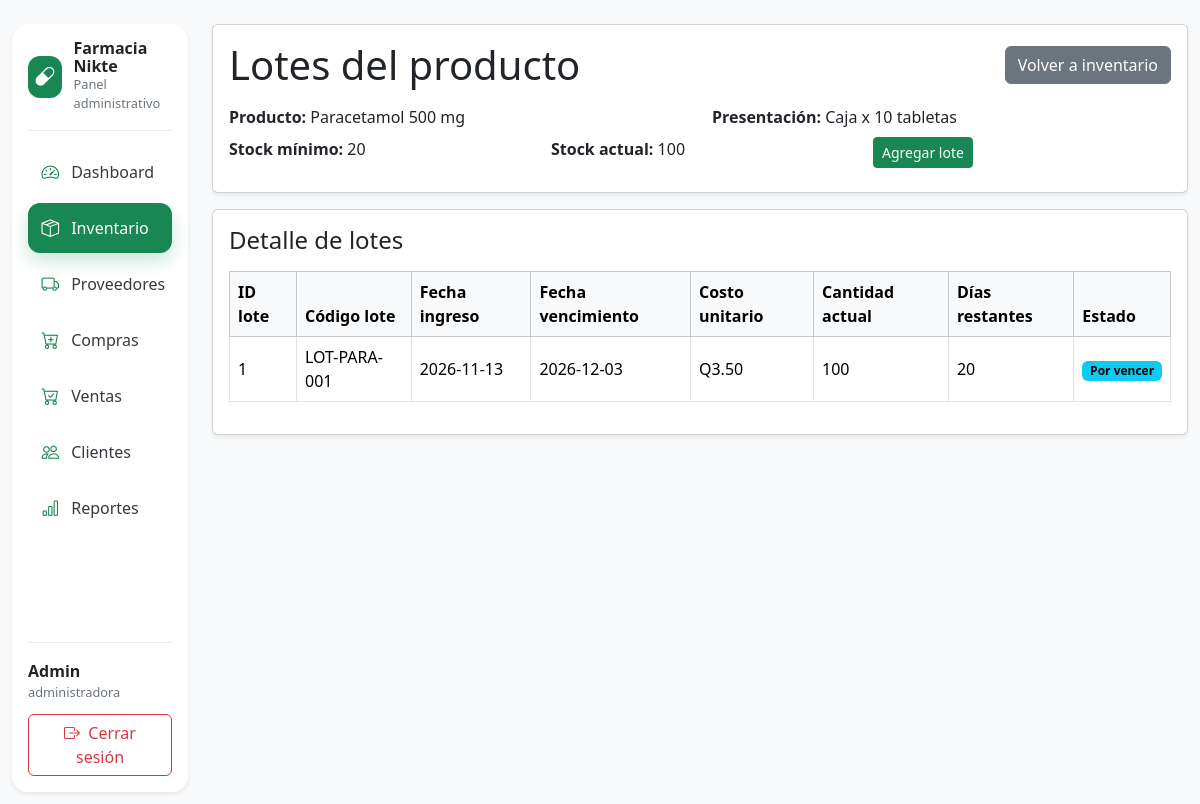
The page /modules/lotes/index.php?id_producto=1 (signed in) on the database its author committed.
### tables this page shows
CREATE TABLE Producto (
    id_producto INT AUTO_INCREMENT PRIMARY KEY,
    nombre VARCHAR(100) NOT NULL,
    descripcion TEXT,
    presentacion VARCHAR(50),
    precio_venta DECIMAL(10,2) NOT NULL,
    stock_minimo INT NOT NULL DEFAULT 0,
    requiere_receta BOOLEAN NOT NULL DEFAULT FALSE,
    uso_terapeutico VARCHAR(150)
);

CREATE TABLE Lote (
    id_lote INT AUTO_INCREMENT PRIMARY KEY,
    codigo_lote VARCHAR(50) NOT NULL UNIQUE,
    id_producto INT NOT NULL,
    fecha_vencimiento DATE NOT NULL,
    costo_unitario DECIMAL(10,2) NOT NULL,
    cantidad_actual INT NOT NULL,
    fecha_ingreso DATE NOT NULL,
    CONSTRAINT fk_lote_producto
        FOREIGN KEY (id_producto) REFERENCES Producto(id_producto)
        ON UPDATE CASCADE
        ON DELETE RESTRICT
);

### includes/session.php (called while the page is built, shortened)
<?php
function currentUserName(): string
{
    return $_SESSION['nombre_usuario'] ?? '';
}
function currentRole(): string
{
    return $_SESSION['rol_nombre'] ?? '';
}

### modules/lotes/index.php (the view, shortened to what this page needs)
<?php
require_once __DIR__ . '/../../includes/header.php';
$idProducto = isset($_GET['id_producto']) ? (int) $_GET['id_producto'] : 0;
$producto = null;
$lotes = [];
$error = '';
try {
    $pdo = getPDO();
    $sqlProducto = "SELECT
                    p.id_producto,
                    p.nombre,
                    p.presentacion,
                    p.stock_minimo,
                    COALESCE(SUM(
                        CASE
                            WHEN l.fecha_vencimiento >= CURDATE() THEN l.cantidad_actual
                            ELSE 0
                        END
                    ), 0) AS stock_actual
                FROM producto p
                LEFT JOIN lote l ON l.id_producto = p.id_producto
                WHERE p.id_producto = :id_producto
                GROUP BY p.id_producto, p.nombre, p.presentacion, p.stock_minimo
                LIMIT 1";
    $stmtProducto = $pdo->prepare($sqlProducto);
    $stmtProducto->execute(['id_producto' => $idProducto]);
    $producto = $stmtProducto->fetch();
    $sqlLotes = "SELECT
                    id_lote,
                    codigo_lote,
                    fecha_ingreso,
                    fecha_vencimiento,
                    costo_unitario,
                    cantidad_actual,
                    DATEDIFF(fecha_vencimiento, CURDATE()) AS dias_restantes
                 FROM lote
                 WHERE id_producto = :id_producto
                 ORDER BY fecha_vencimiento ASC, fecha_ingreso ASC";
    $stmtLotes = $pdo->prepare($sqlLotes);
    $stmtLotes->execute(['id_producto' => $idProducto]);
    $lotes = $stmtLotes->fetchAll();
} catch (Throwable $e) {
    $error = 'No se pudo cargar el detalle de lotes.';
}
?>
<div class="container-fluid py-4">
    <div class="row">
        <?php require_once __DIR__ . '/../../includes/sidebar.php'; ?>
        <div class="col-12 col-md-9 col-lg-10">
            <div class="card shadow-sm mb-3">
                <div class="card-body">
                    <div class="d-flex justify-content-between align-items-center mb-3">
                        <h1 class="mb-0">Lotes del producto</h1>
                        <a href="<?= BASE_URL; ?>/modules/productos/index.php" class="btn btn-secondary">
                            Volver a inventario
                        </a>
                    </div>
                    <?php if (!empty($error)): ?>
                        <div class="alert alert-danger">
                            <?= htmlspecialchars($error); ?>
                        </div>
                    <?php elseif ($producto): ?>
                        <div class="row">
                            <div class="col-12 col-md-6 mb-2">
                                <strong>Producto:</strong> <?= htmlspecialchars($producto['nombre']); ?>
                            </div>
                            <div class="col-12 col-md-6 mb-2">
                                <strong>Presentación:</strong> <?= htmlspecialchars($producto['presentacion'] ?? ''); ?>
                            </div>
                            <div class="col-12 col-md-4 mb-2">
                                <strong>Stock mínimo:</strong> <?= (int) $producto['stock_minimo']; ?>
                            </div>
                            <div class="col-12 col-md-4 mb-2">
                                <strong>Stock actual:</strong> <?= (int) $producto['stock_actual']; ?>
                            </div>
                            <div class="col-12 col-md-4 mb-2">
                                <?php if (currentRole() === 'administradora'): ?>
                                    <a href="<?= BASE_URL; ?>/modules/lotes/form.php?id_producto=<?= (int) $producto['id_producto']; ?>" class="btn btn-success btn-sm">
                                        Agregar lote
                                    </a>
                                <?php endif; ?>
                            </div>
                        </div>
                    <?php endif; ?>
                </div>
            </div>
            <?php if (empty($error)): ?>
                <div class="card shadow-sm">
                    <div class="card-body">
                        <h2 class="h4 mb-3">Detalle de lotes</h2>
                        <?php if (empty($lotes)): ?>
                            <div class="alert alert-warning mb-0">
                                Este producto todavía no tiene lotes registrados.
                            </div>
                        <?php else: ?>
                            <div class="table-responsive">
                                <table class="table table-bordered table-hover align-middle">
                                    <thead class="table-light">
                                        <tr>
                                            <th>ID lote</th>
                                            <th>Código lote</th>
                                            <th>Fecha ingreso</th>
                                            <th>Fecha vencimiento</th>
                                            <th>Costo unitario</th>
                                            <th>Cantidad actual</th>
                                            <th>Días restantes</th>
                                            <th>Estado</th>
                                        </tr>
                                    </thead>
                                    <tbody>
                                        <?php foreach ($lotes as $lote): ?>
                                            <?php
                                            $dias = (int) $lote['dias_restantes'];
                                            if ($dias < 0) {
                                                $estado = 'Vencido';
                                                $clase = 'danger';
                                            } elseif ($dias <= 7) {
                                                $estado = 'Por vencer pronto';
                                                $clase = 'warning';
                                            } elseif ($dias <= 30) {
                                                $estado = 'Por vencer';
                                                $clase = 'info';
                                            } else {
                                                $estado = 'Vigente';
                                                $clase = 'success';
                                            }
                                            ?>
                                            <tr>
                                                <td><?= (int) $lote['id_lote']; ?></td>
                                                <td><?= htmlspecialchars($lote['codigo_lote']); ?></td>
                                                <td><?= htmlspecialchars($lote['fecha_ingreso']); ?></td>
                                                <td><?= htmlspecialchars($lote['fecha_vencimiento']); ?></td>
                                                <td>Q<?= number_format((float) $lote['costo_unitario'], 2); ?></td>
                                                <td><?= (int) $lote['cantidad_actual']; ?></td>
                                                <td><?= $dias; ?></td>
                                                <td>
                                                    <span class="badge text-bg-<?= $clase; ?>">
                                                        <?= $estado; ?>
                                                    </span>
                                                </td>
                                            </tr>
                                        <?php endforeach; ?>
                                    </tbody>
                                </table>
                            </div>
                        <?php endif; ?>
                    </div>
                </div>
            <?php endif; ?>
        </div>
    </div>
</div>
<?php require_once __DIR__ . '/../../includes/footer.php'; ?>

### includes/header.php (shortened to what this page needs)
<?php
require_once __DIR__ . '/session.php';
?>
<!DOCTYPE html>
<html lang="es">
<head>
    <link href="https://cdn.jsdelivr.net/npm/bootstrap@5.3.3/dist/css/bootstrap.min.css" rel="stylesheet">
    <link rel="stylesheet" href="https://cdn.jsdelivr.net/npm/bootstrap-icons@1.11.3/font/bootstrap-icons.min.css">
</head>
<body class="bg-light">

### includes/sidebar.php (shortened to what this page needs)
<?php
require_once __DIR__ . '/session.php';
$currentPath = parse_url($_SERVER['REQUEST_URI'], PHP_URL_PATH);
$isActive = function (string $segment) use ($currentPath): bool {
    return strpos($currentPath, $segment) !== false;
};
$userName = function_exists('currentUserName') ? currentUserName() : 'Usuario';
$roleName = function_exists('currentRole') ? currentRole() : '';
$clientesIndex = __DIR__ . '/../modules/clientes/index.php';
$clientesAlt = __DIR__ . '/../modules/clientes/clientes.php';
$reportesIndex = __DIR__ . '/../modules/reportes/index.php';
$reportesAlt = __DIR__ . '/../modules/Reportes/reportes.php';
$clientesReady = file_exists($clientesIndex) || file_exists($clientesAlt);
$reportesReady = file_exists($reportesIndex) || file_exists($reportesAlt);
$clientesUrl = file_exists($clientesIndex)
    ? BASE_URL . '/modules/clientes/index.php'
    : (file_exists($clientesAlt) ? BASE_URL . '/modules/clientes/clientes.php' : '#');
$reportesUrl = file_exists($reportesIndex)
    ? BASE_URL . '/modules/reportes/index.php'
    : (file_exists($reportesAlt) ? BASE_URL . '/modules/Reportes/reportes.php' : '#');
$menuItems = [
    [
        'label' => 'Dashboard',
        'icon' => 'bi-speedometer2',
        'url' => BASE_URL . '/modules/dashboard/index.php',
        'active' => $isActive('/modules/dashboard/'),
        'show' => true,
        'disabled' => false,
    ],
    [
        'label' => 'Inventario',
        'icon' => 'bi-box-seam',
        'url' => BASE_URL . '/modules/productos/index.php',
        'active' => $isActive('/modules/productos/') || $isActive('/modules/lotes/'),
        'show' => true,
        'disabled' => false,
    ],
    [
        'label' => 'Proveedores',
        'icon' => 'bi-truck',
        'url' => BASE_URL . '/modules/proveedores/index.php',
        'active' => $isActive('/modules/proveedores/'),
        'show' => true,
        'disabled' => false,
    ],
    [
        'label' => 'Compras',
        'icon' => 'bi-cart-plus',
        'url' => BASE_URL . '/modules/compras/index.php',
        'active' => $isActive('/modules/compras/'),
        'show' => true,
        'disabled' => false,
    ],
    [
        'label' => 'Ventas',
        'icon' => 'bi-cart-check',
        'url' => BASE_URL . '/modules/ventas/index.php',
        'active' => $isActive('/modules/ventas/'),
        'show' => true,
        'disabled' => false,
    ],
    [
        'label' => 'Clientes',
        'icon' => 'bi-people',
        'url' => $clientesUrl,
        'active' => $isActive('/modules/clientes/'),
        'show' => true,
        'disabled' => !$clientesReady,
    ],
    [
        'label' => 'Reportes',
        'icon' => 'bi-bar-chart',
        'url' => $reportesUrl,
        'active' => $isActive('/modules/reportes/') || $isActive('/modules/Reportes/'),
        'show' => true,
        'disabled' => !$reportesReady,
    ],
    [
    'label' => 'Usuarios',
    'icon' => 'bi-person-gear',
    'url' => BASE_URL . '/modules/usuarios/index.php',
    'active' => $isActive('/modules/usuarios/'),
    'show' => false,
    'disabled' => true,
],
];
function renderSidebarMenu(array $menuItems): void
{
    foreach ($menuItems as $item) {
        if (!$item['show']) {
            continue;
        }
        $classes = 'sidebar-link';
        if ($item['active']) {
            $classes .= ' active';
        }
        ?>
        <a href="<?= htmlspecialchars($item['url']); ?>"
           class="<?= $classes; ?>"
           <?= $item['disabled'] ? 'tabindex="-1" aria-disabled="true"' : ''; ?>>
            <i class="bi <?= htmlspecialchars($item['icon']); ?>"></i>
            <span><?= htmlspecialchars($item['label']); ?></span>
        </a>
        <?php
    }
}
?>
            <?php renderSidebarMenu($menuItems); ?>
<div class="col-md-3 col-lg-2 d-none d-md-block">
    <div class="card shadow-sm sidebar-card">
        <div class="card-body d-flex flex-column">
            <div class="sidebar-brand">
                <div class="sidebar-brand-icon">
                    <i class="bi bi-capsule"></i>
                </div>
                <div>
                    <p class="sidebar-brand-title"><?= htmlspecialchars(APP_NAME); ?></p>
                    <p class="sidebar-brand-subtitle">Panel administrativo</p>
                </div>
            </div>
            <nav>
            </nav>
            <div class="sidebar-user-box">
                <p class="sidebar-user-name"><?= htmlspecialchars($userName); ?></p>
                <p class="sidebar-user-role"><?= htmlspecialchars($roleName); ?></p>
                <a href="<?= BASE_URL; ?>/modules/auth/logout.php" class="btn btn-outline-danger w-100">
                    <i class="bi bi-box-arrow-right me-1"></i>
                    Cerrar sesión
                </a>
            </div>
        </div>
    </div>
</div>

### includes/footer.php (shortened to what this page needs)
</body>
</html>

### includes/sidebar.php (style rules this page uses)
.sidebar-card { min-height: calc(100vh - 2rem); background: #ffffff; border: 0; border-radius: 1rem; }
.sidebar-brand { display: flex; align-items: center; gap: 0.75rem; padding-bottom: 1rem; border-bottom: 1px solid #e9ecef; margin-bottom: 1rem; }
.sidebar-brand-icon { width: 42px; height: 42px; border-radius: 12px; background: #198754; color: white; display: flex; align-items: center; justify-content: center; font-size: 1.25rem; }
.sidebar-brand-title { font-weight: 700; margin-bottom: 0; line-height: 1.1; }
.sidebar-brand-subtitle { font-size: 0.8rem; color: #6c757d; margin-bottom: 0; }
.sidebar-link { display: flex; align-items: center; gap: 0.75rem; text-decoration: none; color: #343a40; padding: 0.75rem 0.85rem; border-radius: 0.75rem; margin-bottom: 0.35rem; transition: all 0.18s ease-in-out; font-weight: 500; }
.sidebar-link i { font-size: 1.1rem; color: #198754; transition: all 0.18s ease-in-out; }
.sidebar-link.active { background: #198754; color: #ffffff; box-shadow: 0 8px 18px rgba(25, 135, 84, 0.22); }
.sidebar-link.active i { color: #ffffff; }
.sidebar-user-box { border-top: 1px solid #e9ecef; padding-top: 1rem; margin-top: auto; }
.sidebar-user-name { font-weight: 700; margin-bottom: 0; }
.sidebar-user-role { font-size: 0.8rem; color: #6c757d; margin-bottom: 0.75rem; }

### rows shown on the page
producto: nombre "Paracetamol 500 mg", presentacion "Caja x 10 tabletas", stock_minimo "20"
lote: id_lote "1", codigo_lote "LOT-PARA-001", fecha_ingreso "2026-11-13", fecha_vencimiento "2026-12-03", costo_unitario "3.50", cantidad_actual "100", dias "20", estado "Por vencer"

### other values the page prints
APP_NAME "Farmacia Nikte"
$item['label'] "Dashboard"
$item['label'] "Inventario"
$item['label'] "Proveedores"
$item['label'] "Compras"
$item['label'] "Ventas"
$item['label'] "Clientes"
$item['label'] "Reportes"
$userName "Admin"
$roleName "administradora"
$producto['stock_actual'] "100"
